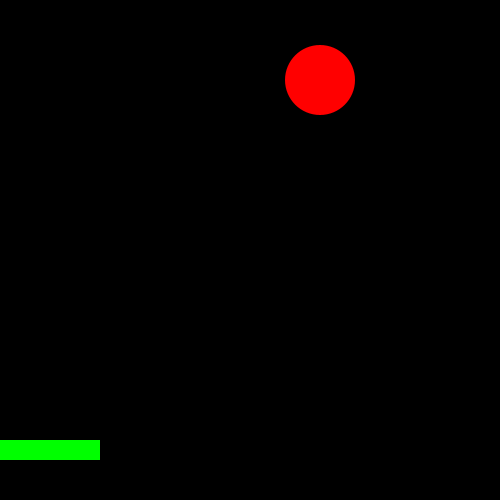
Frame 1 (no input)
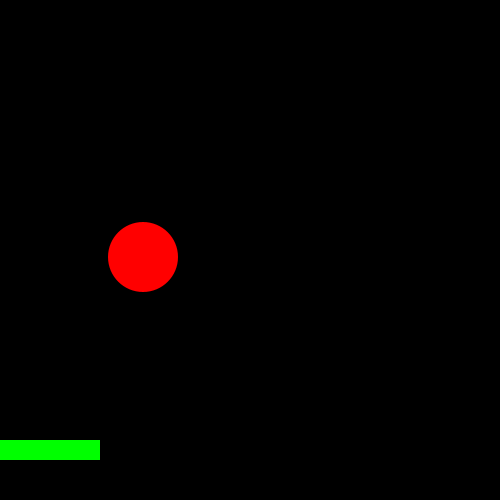
Frame 60 (the mouse pressed at the canvas centre just before this capture)
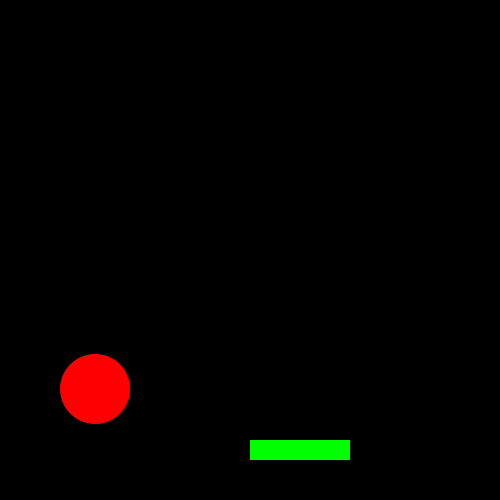
Frame 120 (the mouse held since frame 60 and released just before this capture)

The Processing sketch that drew these frames (run headless with seeded random() and noise(); from frame 60 on, the mouse is pressed at the canvas centre):

// Processing sketch: processing_84057
// ── processing_84057.pde

//Benjamin Z. Computer Programming 1. 16/17 Pong
Paddle paddle;
Ball ball;
int z=0;
void setup()
{
  size(500, 500);
  paddle = new Paddle();
  ball = new Ball();
}
void draw()
{
  background(0);
  ball.move();
  ball.bounce();
  ball.show();
  paddle.move();
  paddle.show();
}

class Ball
{
  int x, y;
  boolean up, right;
  Ball()
  {

    x=int(random(500));
    y=int(random(300));
    up=false;
    right=false;
  }

  void move()
  {
    if (right==true)
    {
      x=x+3;
    }
    if (right==false)
    {
      x=x-3;
    }
    if (up==true)
    {
      y=y-3;
    }
    if (up==false)
    {
      y=y+3;
    }
  }
  void bounce()
  {

    if (x<30)
    {
      right=true;
    }
    if (x>480)
    {
      right=false;
    }
    if (y<30)
    {
      up=false;
    }
    if (y>410)
    {
      up=true;
    }
    if (get(x, y+36)==color(0,255,0))
    {
      y=y+3;
      up=true;
    }
  }
  void show()
  {
    noStroke();
    fill(255, 0, 0);
    ellipse(x, y, 70, 70);
  }
}


class Paddle
{
  void move()
  {
    if (mousePressed == true && mouseX < z)
    {
      z=z-5;
    }
    else if (mousePressed == true && mouseX > z)
    {
      z=z+5;
    }
  }
  void show()
  {
    noStroke();
    fill(0,255,0);
    rect(z, 440, 100, 20);
  }
}
